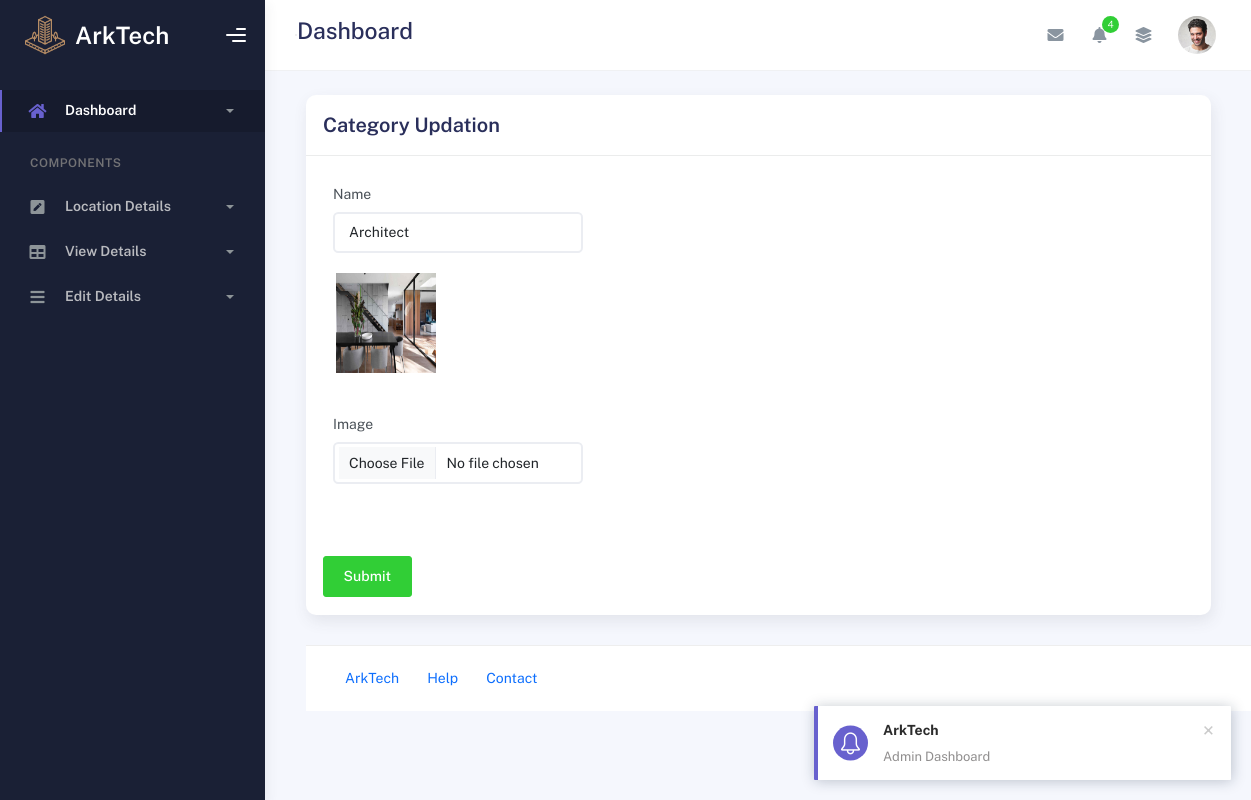
The app's page /Admin/categoryedit.php?eid=13, older data.
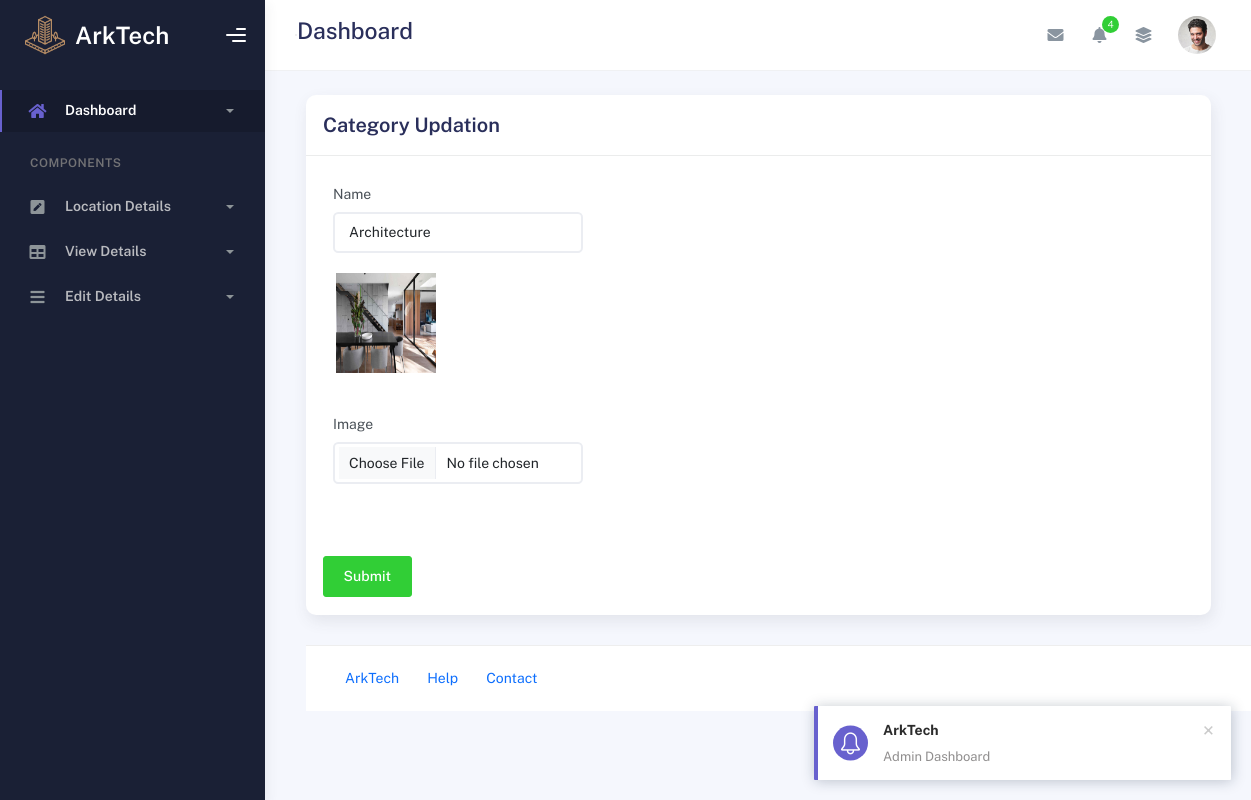
The same page, newer data.
### tables this page shows
CREATE TABLE IF NOT EXISTS `tbl_category` (
  `category_id` int NOT NULL AUTO_INCREMENT,
  `category_name` varchar(50) NOT NULL,
  `photo` varchar(100) NOT NULL,
  PRIMARY KEY (`category_id`)
);

### dboperation.php (called while the page is built, shortened)
<?php
class dboperation
{
    public $con,$res;
    function __construct()
    {
        $this->con=mysqli_connect("localhost","root","","arktech");
    }
    public function executequery($sql)
    {
        $this->res=mysqli_query($this->con,$sql);
        return $this->res;
    }
}
?>

### Admin/categoryedit.php (the view, shortened to what this page needs)
<?php
include_once('header.php');
include_once('../dboperation.php');
$obj=new dboperation();
if(isset($_GET["eid"]))
{
  $cid=$_GET["eid"];
  $sql="select* from tbl_category where category_id='$cid'";
   $res=$obj->executequery($sql);
   $display=mysqli_fetch_array($res);
}
?>
<form action="categoryeditaction.php" method="POST" enctype="multipart/form-data">
<div class="container" >
          <div class="page-inner">
            <div class="page-header">
              <h3 class="fw-bold mb-3">Forms</h3>
              <ul class="breadcrumbs mb-3">
                <li class="nav-home">
                  <a href="#">
                  </a>
                </li>
                <li class="separator">
                </li>
                <li class="nav-item">
                  <a href="#">Forms</a>
                </li>
                <li class="separator">
                </li>
                <li class="nav-item">
                  <a href="#">Basic Form</a>
                </li>
              </ul>
            </div>
            <div class="row">
              <div class="col-md-12">
                <div class="card">
                  <div class="card-header">
                    <div class="card-title">Category Updation</div>
                  </div>
                  <div class="card-body">
                    <div class="row">
                      <div class="col-md-6 col-lg-4">
                        <div class="form-group">
                          <label for="email2">Name</label>
                          <input
                            type="text"
                            class="form-control"
                            name="catname" value="<?php echo $display["category_name"]; ?>"
                            placeholder="Enter Your Name"
                          />
                          </div>
                          <div class="form-group">
                          <img src="../uploads/<?php echo $display['photo']; ?>" width="100" height="100">
                        </div><br>
                          <div class="form-group">
                          <label for="email2">Image</label>
                          <input
                            type="file"
                            class="form-control"
                            name="photo"
                          />
                        </div><br>
                          <div class="form-group">
                        </div><br>
                    <button class="btn btn-success" type="submit" name="submit">Submit</button>
                  </div>
                </div>
              </div>
            </div>
          </div>
        </div>
</form>
<?php include("footer.php"); ?>

Row changes from the older to the newer data that the page shows:
changed tbl_category: catname "Architect" → "Architecture"
